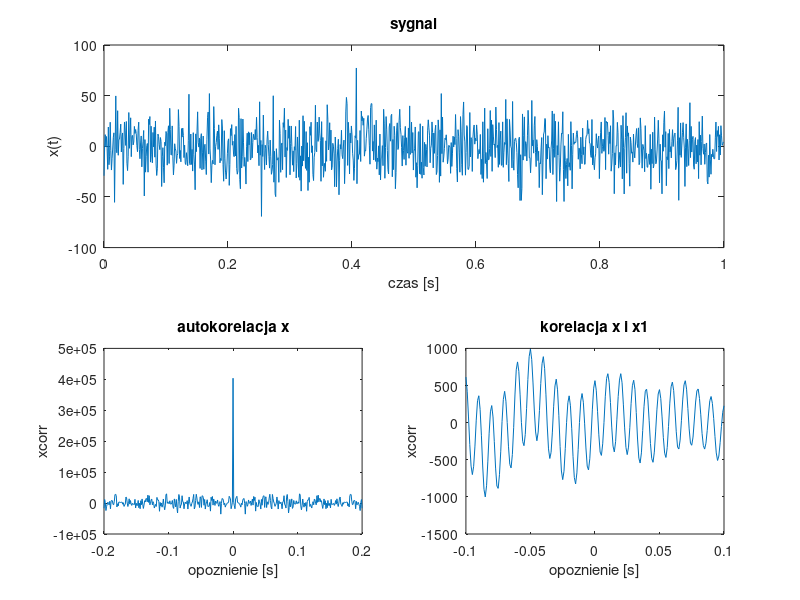

MATLAB code to generate this figure:
clear all;
close all;


N=1000;
fp=1000;
t= 0:1/fp : (N-1)/fp;

x1 = sin(2*pi*100*t) + sin(2*pi*15*t);
x=sin(2*pi*100*t)+ 20*randn(1,N);% 1 wiersz N kolumn zwraca
subplot(2,1,1);
plot(t,x);
title('sygnal');
xlabel('czas [s]');
ylabel( 'x(t)');

kmax = 200;  %im większy tym większy odcinek czasu bieżemy ; dobieramy tak żeby było widać 2-3 maksima
rx = xcorr(x,x,kmax);
tx = -kmax/fp : 1/fp : kmax/fp;
subplot(2,2,3);
plot(tx,rx);
title('autokorelacja x');
xlabel('opoznienie [s]');
ylabel( 'xcorr');


kmax = 100;
rx = xcorr(x,x1,kmax);
tx = -kmax/fp : 1/fp : kmax/fp;
subplot(2,2,4);
plot(tx,rx);
title('korelacja x i x1');
xlabel('opoznienie [s]');
ylabel( 'xcorr');
